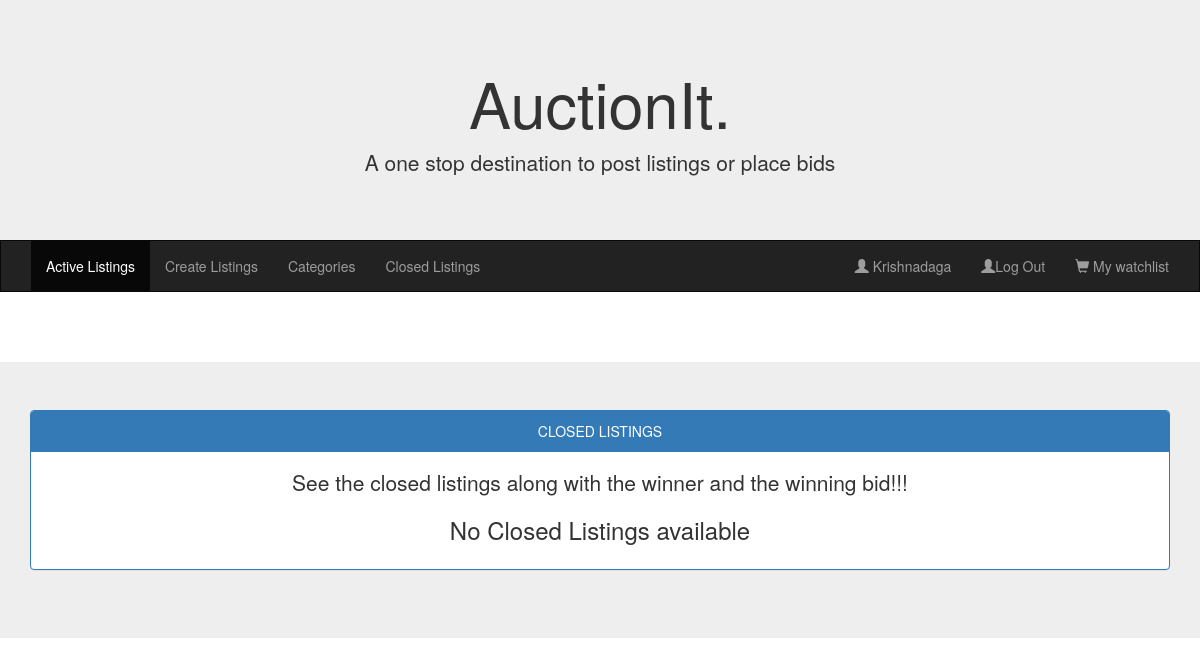
Before: /closedlisting (signed in) with the older database file.
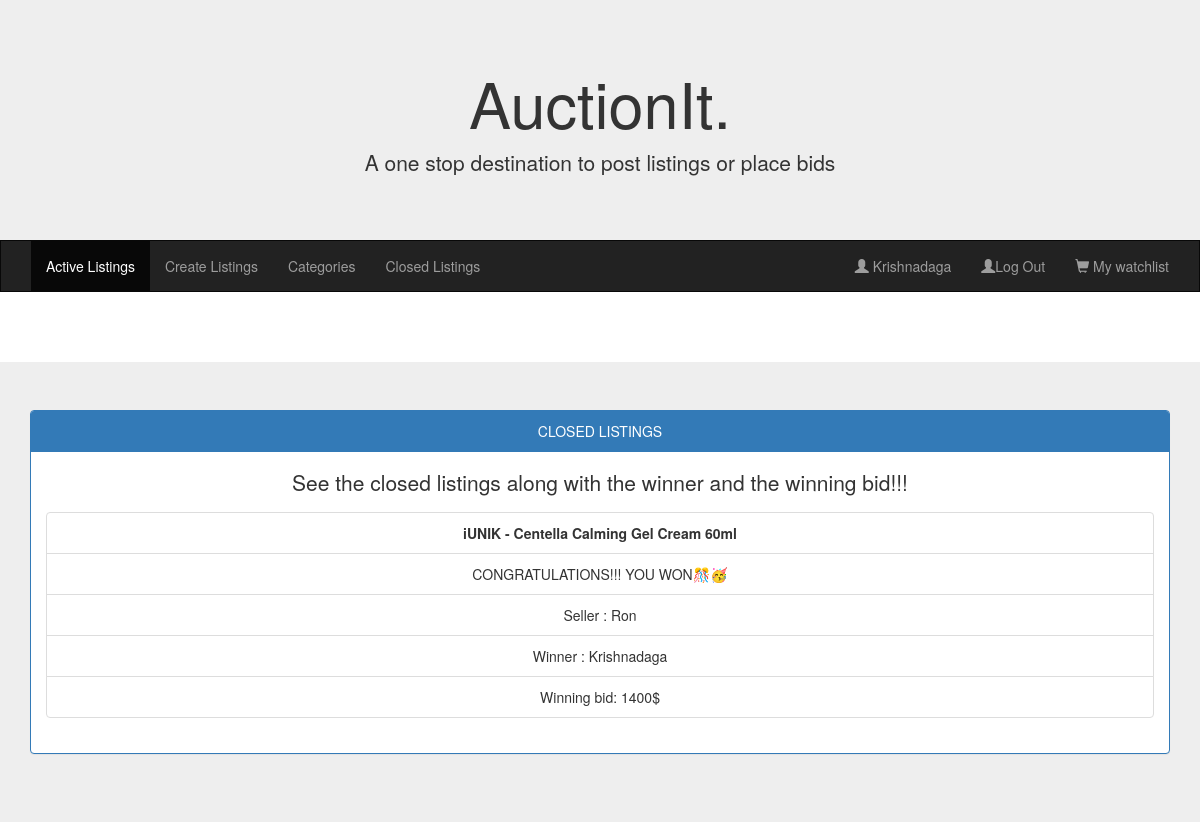
After: the same page with the newer database file.
### auctions/models.py (models this page shows)
class User(AbstractUser):
    pass

class Winner(models.Model):
    owner=models.CharField(max_length=64)
    winner=models.CharField(max_length=64)
    productid = models.IntegerField()
    winning_cost = models.IntegerField()
    name = models.CharField(max_length=64, null=True)

### auctions/views.py (the view)
# urls.py: path("closedlisting", views.closedlisting, name="closedlisting")
@login_required(login_url='/login')
def closedlisting(request):
    winners = Winner.objects.all()
    empty = False
    if len(winners) == 0:
        empty = True
    return render(request, "auctions/closedlisting.html", {
        "products": winners,
        "empty": empty
    })

### auctions/templates/auctions/closedlisting.html (shortened to what this page needs)
{% extends "auctions/layout.html" %}
{% block body %}
    <br>
    <div class="jumbotron">
        <div class="container text-center">
                        <div class="panel panel-primary"">
                            <div class="panel-heading">CLOSED LISTINGS</div>
                            <div class="panel-body">
                              <p>See the closed listings along with the winner and the winning bid!!!</p>
                              {% if empty %}
                    <h3>No Closed Listings available</h3>
                            </div>
                            {% else %}
                    {% for product in products %}
                            <ul class="list-group">
                              <li class="list-group-item"><strong>{{product.name}}</strong></li>
                              {% if product.winner == request.user.username %}
                              <li class="list-group-item">CONGRATULATIONS!!! YOU WON🎊🥳 </li>
                              {% endif %}
                              <li class="list-group-item">Seller : {{product.owner}}</li>
                              <li class="list-group-item">Winner : {{product.winner}}</li>
                              <li class="list-group-item">Winning bid: {{product.winning_cost}}$ </li>
                            </ul>
                          </div>
                    {% endfor %}
                {% endif %}
            </div>
        </div>
    </div>
{% endblock %}

### auctions/templates/auctions/layout.html (shortened to what this page needs)
{% load static %}
<!DOCTYPE html>
<html lang="en">
    <head>
  <link rel="stylesheet" href="https://maxcdn.bootstrapcdn.com/bootstrap/3.4.1/css/bootstrap.min.css">
    </head>
    <body>
        <div class="jumbotron">
            <div class="container text-center">
              <h1>AuctionIt. </h1>
              <p>A one stop destination to post listings or place bids</p>
            </div>
          </div>
          <nav class="navbar navbar-inverse">
            <div class="container-fluid">
              <div class="collapse navbar-collapse" id="myNavbar">
                <ul class="nav navbar-nav">
                  <li class="active"><a href="{% url 'index' %}">Active Listings</a></li>
                  <li><a href="{% url 'create' %}">Create Listings</a></li>
                  <li><a href="{% url 'categories' %}">Categories</a></li>
                  <li>
                    <a href="{% url 'closedlisting' %}">Closed Listings</a>
                </li>
                </ul>
                <ul class="nav navbar-nav navbar-right">
                            {% if user.is_authenticated %}
                  <li><a href="#"><span class="glyphicon glyphicon-user"></span> {{ user.username }}</a></li>
                     <li><a href="{% url 'logout' %}"><span class="glyphicon glyphicon-user"></span>Log Out</a></li>
                  <li><a href="{% url 'mywatchlist' %}"><span class="glyphicon glyphicon-shopping-cart"></span> My watchlist</a></li>
                              {% else %}
                                <li><a href="{% url 'login' %}"><span class="glyphicon glyphicon-log-in"></span> Login</a></li>
                                   <li><a href="{% url 'register' %}"><span class="glyphicon glyphicon-user"></span> Register</a></li>
                                               {% endif %}
                </ul>
              </div>
            </div>
          </nav>
        {% block body %}
        {% endblock %}
    </body>
</html>

### auctions/templates/auctions/layout.html (style rules this page uses)
.navbar { margin-bottom: 50px; border-radius: 0; }
.jumbotron { margin-bottom: 0; }

Changed rows visible on the page:
added Winner: name "iUNIK - Centella Calming Gel Cream 60ml", shows "CONGRATULATIONS!!! YOU WON🎊🥳", owner "Ron", winner "Krishnadaga", winning_cost "1400"
Other visible differences:
text no longer shown: "No Closed Listings available"
